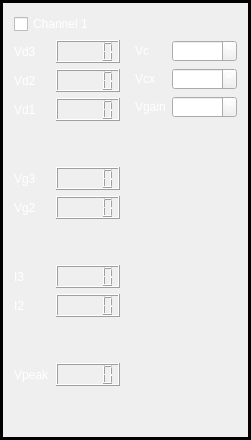
          <widget class="QFrame" name="frame">
           <property name="frameShape">
            <enum>QFrame::Shape::Box</enum>
           </property>
           <property name="lineWidth">
            <number>3</number>
           </property>
           <layout class="QVBoxLayout" name="verticalLayout_3">
            <item>
             <layout class="QHBoxLayout" name="horizontalLayout_9">
              <item>
               <widget class="QCheckBox" name="CH1_on">
                <property name="styleSheet">
                 <string notr="true">color: rgb(255, 255, 255);</string>
                </property>
                <property name="text">
                 <string>Channel 1</string>
                </property>
               </widget>
              </item>
             </layout>
            </item>
            <item>
             <layout class="QHBoxLayout" name="horizontalLayout_4">
              <item>
               <layout class="QVBoxLayout" name="verticalLayout_5">
                <item>
                 <layout class="QHBoxLayout" name="horizontalLayout_7">
                  <item>
                   <widget class="QLabel" name="label_3">
                    <property name="sizePolicy">
                     <sizepolicy hsizetype="Preferred" vsizetype="Preferred">
                      <horstretch>0</horstretch>
                      <verstretch>0</verstretch>
                     </sizepolicy>
                    </property>
                    <property name="styleSheet">
                     <string notr="true">color: rgb(255, 255, 255);</string>
                    </property>
                    <property name="text">
                     <string>Vd3</string>
                    </property>
                   </widget>
                  </item>
                  <item>
                   <widget class="QLCDNumber" name="vd3_1"/>
                  </item>
                 </layout>
                </item>
                <item>
                 <layout class="QHBoxLayout" name="horizontalLayout_6">
                  <item>
                   <widget class="QLabel" name="label_4">
                    <property name="styleSheet">
                     <string notr="true">color: rgb(255, 255, 255);
</string>
                    </property>
                    <property name="text">
                     <string>Vd2</string>
                    </property>
                   </widget>
                  </item>
                  <item>
                   <widget class="QLCDNumber" name="vd2_1"/>
                  </item>
                 </layout>
                </item>
                <item>
                 <layout class="QHBoxLayout" name="horizontalLayout_5">
                  <item>
                   <widget class="QLabel" name="label_5">
                    <property name="styleSheet">
                     <string notr="true">color: rgb(255, 255, 255);</string>
                    </property>
                    <property name="text">
                     <string>Vd1</string>
                    </property>
                   </widget>
                  </item>
                  <item>
                   <widget class="QLCDNumber" name="vd1_1"/>
                  </item>
                 </layout>
                </item>
                <item>
                 <spacer name="verticalSpacer_5">
                  <property name="orientation">
                   <enum>Qt::Orientation::Vertical</enum>
                  </property>
                  <property name="sizeHint" stdset="0">
                   <size>
                    <width>20</width>
                    <height>40</height>
                   </size>
                  </property>
                 </spacer>
                </item>
                <item>
                 <layout class="QHBoxLayout" name="horizontalLayout_13">
                  <item>
                   <widget class="QLabel" name="label_9">
                    <property name="styleSheet">
                     <string notr="true">color: rgb(255, 255, 255);</string>
                    </property>
                    <property name="text">
                     <string>Vg3</string>
                    </property>
                   </widget>
                  </item>
                  <item>
                   <widget class="QLCDNumber" name="vg3_1"/>
                  </item>
                 </layout>
                </item>
                <item>
                 <layout class="QHBoxLayout" name="horizontalLayout_16">
                  <item>
                   <widget class="QLabel" name="label_10">
                    <property name="styleSheet">
                     <string notr="true">color: rgb(255, 255, 255);</string>
                    </property>
                    <property name="text">
                     <string>Vg2</string>
                    </property>
                   </widget>
                  </item>
                  <item>
                   <widget class="QLCDNumber" name="vg2_1"/>
                  </item>
                 </layout>
                </item>
                <item>
                 <spacer name="verticalSpacer_15">
                  <property name="orientation">
                   <enum>Qt::Orientation::Vertical</enum>
                  </property>
                  <property name="sizeHint" stdset="0">
                   <size>
                    <width>20</width>
                    <height>40</height>
                   </size>
                  </property>
                 </spacer>
                </item>
                <item>
                 <layout class="QHBoxLayout" name="horizontalLayout_11">
                  <item>
                   <widget class="QLabel" name="label_6">
                    <property name="styleSheet">
                     <string notr="true">color: rgb(255, 255, 255);</string>
                    </property>
                    <property name="text">
                     <string>I3</string>
                    </property>
                   </widget>
                  </item>
                  <item>
                   <widget class="QLCDNumber" name="I3_1"/>
                  </item>
                 </layout>
                </item>
                <item>
                 <layout class="QHBoxLayout" name="horizontalLayout_12">
                  <item>
                   <widget class="QLabel" name="label_8">
                    <property name="styleSheet">
                     <string notr="true">color: rgb(255, 255, 255);</string>
                    </property>
                    <property name="text">
                     <string>I2</string>
                    </property>
                   </widget>
                  </item>
                  <item>
                   <widget class="QLCDNumber" name="I2_1"/>
                  </item>
                 </layout>
                </item>
                <item>
                 <spacer name="verticalSpacer_6">
                  <property name="orientation">
                   <enum>Qt::Orientation::Vertical</enum>
                  </property>
                  <property name="sizeHint" stdset="0">
                   <size>
                    <width>20</width>
                    <height>40</height>
                   </size>
                  </property>
                 </spacer>
                </item>
                <item>
                 <layout class="QHBoxLayout" name="horizontalLayout_10">
                  <item>
                   <widget class="QLabel" name="label_13">
                    <property name="styleSheet">
                     <string notr="true">color: rgb(255, 255, 255);</string>
                    </property>
                    <property name="text">
                     <string>Vpeak</string>
                    </property>
                   </widget>
                  </item>
                  <item>
                   <widget class="QLCDNumber" name="vpeak_1"/>
                  </item>
                 </layout>
                </item>
                <item>
                 <spacer name="verticalSpacer">
                  <property name="orientation">
                   <enum>Qt::Orientation::Vertical</enum>
                  </property>
                  <property name="sizeHint" stdset="0">
                   <size>
                    <width>20</width>
                    <height>40</height>
                   </size>
                  </property>
                 </spacer>
                </item>
               </layout>
              </item>
              <item>
               <layout class="QVBoxLayout" name="verticalLayout_8">
                <property name="leftMargin">
                 <number>9</number>
                </property>
                <item>
                 <layout class="QHBoxLayout" name="horizontalLayout_8">
                  <item>
                   <widget class="QLabel" name="label_7">
                    <property name="styleSheet">
                     <string notr="true">color: rgb(255, 255, 255);</string>
                    </property>
                    <property name="text">
                     <string>Vc</string>
                    </property>
                   </widget>
                  </item>
                  <item>
                   <widget class="QDoubleSpinBox" name="vc1">
                    <property name="styleSheet">
                     <string notr="true">color: rgb(255, 255, 255);</string>
                    </property>
                    <property name="suffix">
                     <string>[V]</string>
                    </property>
                    <property name="maximum">
                     <double>1.300000000000000</double>
                    </property>
                    <property name="singleStep">
                     <double>0.020000000000000</double>
                    </property>
                   </widget>
                  </item>
                 </layout>
                </item>
                <item>
                 <layout class="QHBoxLayout" name="horizontalLayout_15">
                  <item>
                   <widget class="QLabel" name="label_11">
                    <property name="styleSheet">
                     <string notr="true">color: rgb(255, 255, 255);</string>
                    </property>
                    <property name="text">
                     <string>Vcx</string>
                    </property>
                   </widget>
                  </item>
                  <item>
                   <widget class="QDoubleSpinBox" name="vcx1">
                    <property name="styleSheet">
                     <string notr="true">color: rgb(255, 255, 255);</string>
                    </property>
                    <property name="suffix">
                     <string>[V]</string>
                    </property>
                    <property name="maximum">
                     <double>2.000000000000000</double>
                    </property>
                    <property name="singleStep">
                     <double>0.020000000000000</double>
                    </property>
                   </widget>
                  </item>
                 </layout>
                </item>
                <item>
                 <layout class="QHBoxLayout" name="horizontalLayout_14">
                  <item>
                   <widget class="QLabel" name="label_12">
                    <property name="styleSheet">
                     <string notr="true">color: rgb(255, 255, 255);</string>
                    </property>
                    <property name="text">
                     <string>Vgain</string>
                    </property>
                   </widget>
                  </item>
                  <item>
                   <widget class="QDoubleSpinBox" name="vgain1">
                    <property name="styleSheet">
                     <string notr="true">color: rgb(255, 255, 255);</string>
                    </property>
                    <property name="suffix">
                     <string>[V]</string>
                    </property>
                    <property name="maximum">
                     <double>2.500000000000000</double>
                    </property>
                    <property name="singleStep">
                     <double>0.020000000000000</double>
                    </property>
                   </widget>
                  </item>
                 </layout>
                </item>
                <item>
                 <spacer name="verticalSpacer_2">
                  <property name="orientation">
                   <enum>Qt::Orientation::Vertical</enum>
                  </property>
                  <property name="sizeHint" stdset="0">
                   <size>
                    <width>20</width>
                    <height>40</height>
                   </size>
                  </property>
                 </spacer>
                </item>
               </layout>
              </item>
             </layout>
            </item>
           </layout>
          </widget>
